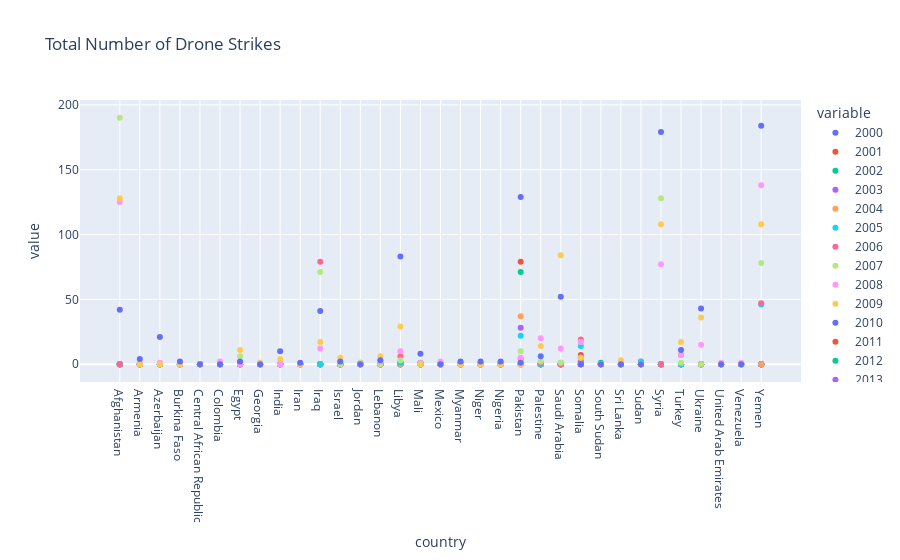

Notebook code for this chart:
### Code cell
acled_drones_graph = px.scatter(acled_drones,x=acled_drones['country'],y=acled_drones.columns[1:],
title="Total Number of Drone Strikes",
labels={'buyer':'Nation or Non-State Actor','total':'Amount of Purchases'}
)
acled_drones_graph.show()

### Figure 1 — Plotly figure (JSON) as saved in the notebook; plotly's stock layout.template omitted (floating-point values rounded to 4 significant figures)
{"data": [{"hovertemplate": "variable=2000<br>country=%{x}<br>value=%{y}<extra></extra>", "legendgroup": "2000", "marker": {"color": "#636efa", "symbol": "circle"}, "mode": "markers", "name": "2000", "orientation": "v", "showlegend": true, "type": "scatter", "x": ["Afghanistan", "Armenia", "Azerbaijan", "Burkina Faso", "Central African Republic", "Colombia", "Egypt", "Georgia", "India", "Iran", "Iraq", "Israel", "Jordan", "Lebanon", "Libya", "Mali", "Mexico", "Myanmar", "Niger", "Nigeria", "Pakistan", "Palestine", "Saudi Arabia", "Somalia", "South Sudan", "Sri Lanka", "Sudan", "Syria", "Turkey", "Ukraine", "United Arab Emirates", "Venezuela", "Yemen"], "xaxis": "x", "y": [0, 0, 0, 0, 0, 0, 0, 0, 0, 0, 0, 0, 0, 0, 0, 0, 0, 0, 0, 0, 0, 0, 0, 0, 0, 0, 0, 0, 0, 0, 0, 0, 0], "yaxis": "y"}, {"hovertemplate": "variable=2001<br>country=%{x}<br>value=%{y}<extra></extra>", "legendgroup": "2001", "marker": {"color": "#EF553B", "symbol": "circle"}, "mode": "markers", "name": "2001", "orientation": "v", "showlegend": true, "type": "scatter", "x": ["Afghanistan", "Armenia", "Azerbaijan", "Burkina Faso", "Central African Republic", "Colombia", "Egypt", "Georgia", "India", "Iran", "Iraq", "Israel", "Jordan", "Lebanon", "Libya", "Mali", "Mexico", "Myanmar", "Niger", "Nigeria", "Pakistan", "Palestine", "Saudi Arabia", "Somalia", "South Sudan", "Sri Lanka", "Sudan", "Syria", "Turkey", "Ukraine", "United Arab Emirates", "Venezuela", "Yemen"], "xaxis": "x", "y": [0, 0, 0, 0, 0, 0, 0, 0, 0, 0, 0, 0, 0, 0, 0, 0, 0, 0, 0, 0, 0, 0, 0, 0, 0, 0, 0, 0, 0, 0, 0, 0, 0], "yaxis": "y"}, {"hovertemplate": "variable=2002<br>country=%{x}<br>value=%{y}<extra></extra>", "legendgroup": "2002", "marker": {"color": "#00cc96", "symbol": "circle"}, "mode": "markers", "name": "2002", "orientation": "v", "showlegend": true, "type": "scatter", "x": ["Afghanistan", "Armenia", "Azerbaijan", "Burkina Faso", "Central African Republic", "Colombia", "Egypt", "Georgia", "India", "Iran", "Iraq", "Israel", "Jordan", "Lebanon", "Libya", "Mali", "Mexico", "Myanmar", "Niger", "Nigeria", "Pakistan", "Palestine", "Saudi Arabia", "Somalia", "South Sudan", "Sri Lanka", "Sudan", "Syria", "Turkey", "Ukraine", "United Arab Emirates", "Venezuela", "Yemen"], "xaxis": "x", "y": [0, 0, 0, 0, 0, 0, 0, 0, 0, 0, 0, 0, 0, 0, 0, 0, 0, 0, 0, 0, 0, 0, 0, 0, 0, 0, 0, 0, 0, 0, 0, 0, 0], "yaxis": "y"}, {"hovertemplate": "variable=2003<br>country=%{x}<br>value=%{y}<extra></extra>", "legendgroup": "2003", "marker": {"color": "#ab63fa", "symbol": "circle"}, "mode": "markers", "name": "2003", "orientation": "v", "showlegend": true, "type": "scatter", "x": ["Afghanistan", "Armenia", "Azerbaijan", "Burkina Faso", "Central African Republic", "Colombia", "Egypt", "Georgia", "India", "Iran", "Iraq", "Israel", "Jordan", "Lebanon", "Libya", "Mali", "Mexico", "Myanmar", "Niger", "Nigeria", "Pakistan", "Palestine", "Saudi Arabia", "Somalia", "South Sudan", "Sri Lanka", "Sudan", "Syria", "Turkey", "Ukraine", "United Arab Emirates", "Venezuela", "Yemen"], "xaxis": "x", "y": [0, 0, 0, 0, 0, 0, 0, 0, 0, 0, 0, 0, 0, 0, 0, 0, 0, 0, 0, 0, 0, 0, 0, 0, 0, 0, 0, 0, 0, 0, 0, 0, 0], "yaxis": "y"}, {"hovertemplate": "variable=2004<br>country=%{x}<br>value=%{y}<extra></extra>", "legendgroup": "2004", "marker": {"color": "#FFA15A", "symbol": "circle"}, "mode": "markers", "name": "2004", "orientation": "v", "showlegend": true, "type": "scatter", "x": ["Afghanistan", "Armenia", "Azerbaijan", "Burkina Faso", "Central African Republic", "Colombia", "Egypt", "Georgia", "India", "Iran", "Iraq", "Israel", "Jordan", "Lebanon", "Libya", "Mali", "Mexico", "Myanmar", "Niger", "Nigeria", "Pakistan", "Palestine", "Saudi Arabia", "Somalia", "South Sudan", "Sri Lanka", "Sudan", "Syria", "Turkey", "Ukraine", "United Arab Emirates", "Venezuela", "Yemen"], "xaxis": "x", "y": [0, 0, 0, 0, 0, 0, 0, 0, 0, 0, 0, 0, 0, 0, 0, 0, 0, 0, 0, 0, 0, 0, 0, 0, 0, 0, 0, 0, 0, 0, 0, 0, 0], "yaxis": "y"}, {"hovertemplate": "variable=2005<br>country=%{x}<br>value=%{y}<extra></extra>", "legendgroup": "2005", "marker": {"color": "#19d3f3", "symbol": "circle"}, "mode": "markers", "name": "2005", "orientation": "v", "showlegend": true, "type": "scatter", "x": ["Afghanistan", "Armenia", "Azerbaijan", "Burkina Faso", "Central African Republic", "Colombia", "Egypt", "Georgia", "India", "Iran", "Iraq", "Israel", "Jordan", "Lebanon", "Libya", "Mali", "Mexico", "Myanmar", "Niger", "Nigeria", "Pakistan", "Palestine", "Saudi Arabia", "Somalia", "South Sudan", "Sri Lanka", "Sudan", "Syria", "Turkey", "Ukraine", "United Arab Emirates", "Venezuela", "Yemen"], "xaxis": "x", "y": [0, 0, 0, 0, 0, 0, 0, 0, 0, 0, 0, 0, 0, 0, 0, 0, 0, 0, 0, 0, 0, 0, 0, 0, 0, 0, 0, 0, 0, 0, 0, 0, 0], "yaxis": "y"}, {"hovertemplate": "variable=2006<br>country=%{x}<br>value=%{y}<extra></extra>", "legendgroup": "2006", "marker": {"color": "#FF6692", "symbol": "circle"}, "mode": "markers", "name": "2006", "orientation": "v", "showlegend": true, "type": "scatter", "x": ["Afghanistan", "Armenia", "Azerbaijan", "Burkina Faso", "Central African Republic", "Colombia", "Egypt", "Georgia", "India", "Iran", "Iraq", "Israel", "Jordan", "Lebanon", "Libya", "Mali", "Mexico", "Myanmar", "Niger", "Nigeria", "Pakistan", "Palestine", "Saudi Arabia", "Somalia", "South Sudan", "Sri Lanka", "Sudan", "Syria", "Turkey", "Ukraine", "United Arab Emirates", "Venezuela", "Yemen"], "xaxis": "x", "y": [0, 0, 0, 0, 0, 0, 0, 0, 0, 0, 0, 0, 0, 0, 0, 0, 0, 0, 0, 0, 0, 0, 0, 0, 0, 0, 0, 0, 0, 0, 0, 0, 0], "yaxis": "y"}, {"hovertemplate": "variable=2007<br>country=%{x}<br>value=%{y}<extra></extra>", "legendgroup": "2007", "marker": {"color": "#B6E880", "symbol": "circle"}, "mode": "markers", "name": "2007", "orientation": "v", "showlegend": true, "type": "scatter", "x": ["Afghanistan", "Armenia", "Azerbaijan", "Burkina Faso", "Central African Republic", "Colombia", "Egypt", "Georgia", "India", "Iran", "Iraq", "Israel", "Jordan", "Lebanon", "Libya", "Mali", "Mexico", "Myanmar", "Niger", "Nigeria", "Pakistan", "Palestine", "Saudi Arabia", "Somalia", "South Sudan", "Sri Lanka", "Sudan", "Syria", "Turkey", "Ukraine", "United Arab Emirates", "Venezuela", "Yemen"], "xaxis": "x", "y": [0, 0, 0, 0, 0, 0, 0, 0, 0, 0, 0, 0, 0, 0, 0, 0, 0, 0, 0, 0, 0, 0, 0, 1, 0, 0, 0, 0, 0, 0, 0, 0, 0], "yaxis": "y"}, {"hovertemplate": "variable=2008<br>country=%{x}<br>value=%{y}<extra></extra>", "legendgroup": "2008", "marker": {"color": "#FF97FF", "symbol": "circle"}, "mode": "markers", "name": "2008", "orientation": "v", "showlegend": true, "type": "scatter", "x": ["Afghanistan", "Armenia", "Azerbaijan", "Burkina Faso", "Central African Republic", "Colombia", "Egypt", "Georgia", "India", "Iran", "Iraq", "Israel", "Jordan", "Lebanon", "Libya", "Mali", "Mexico", "Myanmar", "Niger", "Nigeria", "Pakistan", "Palestine", "Saudi Arabia", "Somalia", "South Sudan", "Sri Lanka", "Sudan", "Syria", "Turkey", "Ukraine", "United Arab Emirates", "Venezuela", "Yemen"], "xaxis": "x", "y": [0, 0, 0, 0, 0, 0, 0, 0, 0, 0, 0, 0, 0, 0, 0, 0, 0, 0, 0, 0, 0, 0, 0, 0, 0, 0, 2, 0, 0, 0, 0, 0, 0], "yaxis": "y"}, {"hovertemplate": "variable=2009<br>country=%{x}<br>value=%{y}<extra></extra>", "legendgroup": "2009", "marker": {"color": "#FECB52", "symbol": "circle"}, "mode": "markers", "name": "2009", "orientation": "v", "showlegend": true, "type": "scatter", "x": ["Afghanistan", "Armenia", "Azerbaijan", "Burkina Faso", "Central African Republic", "Colombia", "Egypt", "Georgia", "India", "Iran", "Iraq", "Israel", "Jordan", "Lebanon", "Libya", "Mali", "Mexico", "Myanmar", "Niger", "Nigeria", "Pakistan", "Palestine", "Saudi Arabia", "Somalia", "South Sudan", "Sri Lanka", "Sudan", "Syria", "Turkey", "Ukraine", "United Arab Emirates", "Venezuela", "Yemen"], "xaxis": "x", "y": [0, 0, 0, 0, 0, 0, 0, 0, 0, 0, 0, 0, 0, 0, 0, 0, 0, 0, 0, 0, 0, 0, 0, 1, 0, 0, 0, 0, 0, 0, 0, 0, 0], "yaxis": "y"}, {"hovertemplate": "variable=2010<br>country=%{x}<br>value=%{y}<extra></extra>", "legendgroup": "2010", "marker": {"color": "#636efa", "symbol": "circle"}, "mode": "markers", "name": "2010", "orientation": "v", "showlegend": true, "type": "scatter", "x": ["Afghanistan", "Armenia", "Azerbaijan", "Burkina Faso", "Central African Republic", "Colombia", "Egypt", "Georgia", "India", "Iran", "Iraq", "Israel", "Jordan", "Lebanon", "Libya", "Mali", "Mexico", "Myanmar", "Niger", "Nigeria", "Pakistan", "Palestine", "Saudi Arabia", "Somalia", "South Sudan", "Sri Lanka", "Sudan", "Syria", "Turkey", "Ukraine", "United Arab Emirates", "Venezuela", "Yemen"], "xaxis": "x", "y": [0, 0, 0, 0, 0, 0, 0, 0, 0, 0, 0, 0, 0, 0, 0, 0, 0, 0, 0, 0, 129, 0, 0, 0, 0, 0, 0, 0, 0, 0, 0, 0, 0], "yaxis": "y"}, {"hovertemplate": "variable=2011<br>country=%{x}<br>value=%{y}<extra></extra>", "legendgroup": "2011", "marker": {"color": "#EF553B", "symbol": "circle"}, "mode": "markers", "name": "2011", "orientation": "v", "showlegend": true, "type": "scatter", "x": ["Afghanistan", "Armenia", "Azerbaijan", "Burkina Faso", "Central African Republic", "Colombia", "Egypt", "Georgia", "India", "Iran", "Iraq", "Israel", "Jordan", "Lebanon", "Libya", "Mali", "Mexico", "Myanmar", "Niger", "Nigeria", "Pakistan", "Palestine", "Saudi Arabia", "Somalia", "South Sudan", "Sri Lanka", "Sudan", "Syria", "Turkey", "Ukraine", "United Arab Emirates", "Venezuela", "Yemen"], "xaxis": "x", "y": [0, 0, 0, 0, 0, 0, 0, 0, 0, 0, 0, 0, 0, 0, 1, 0, 0, 0, 0, 0, 79, 0, 0, 7, 0, 0, 0, 0, 0, 0, 0, 0, 0], "yaxis": "y"}, {"hovertemplate": "variable=2012<br>country=%{x}<br>value=%{y}<extra></extra>", "legendgroup": "2012", "marker": {"color": "#00cc96", "symbol": "circle"}, "mode": "markers", "name": "2012", "orientation": "v", "showlegend": true, "type": "scatter", "x": ["Afghanistan", "Armenia", "Azerbaijan", "Burkina Faso", "Central African Republic", "Colombia", "Egypt", "Georgia", "India", "Iran", "Iraq", "Israel", "Jordan", "Lebanon", "Libya", "Mali", "Mexico", "Myanmar", "Niger", "Nigeria", "Pakistan", "Palestine", "Saudi Arabia", "Somalia", "South Sudan", "Sri Lanka", "Sudan", "Syria", "Turkey", "Ukraine", "United Arab Emirates", "Venezuela", "Yemen"], "xaxis": "x", "y": [0, 0, 0, 0, 0, 0, 0, 0, 0, 0, 0, 0, 0, 0, 0, 1, 0, 0, 0, 0, 71, 0, 0, 5, 1, 0, 0, 0, 0, 0, 0, 0, 0], "yaxis": "y"}, {"hovertemplate": "variable=2013<br>country=%{x}<br>value=%{y}<extra></extra>", "legendgroup": "2013", "marker": {"color": "#ab63fa", "symbol": "circle"}, "mode": "markers", "name": "2013", "orientation": "v", "showlegend": true, "type": "scatter", "x": ["Afghanistan", "Armenia", "Azerbaijan", "Burkina Faso", "Central African Republic", "Colombia", "Egypt", "Georgia", "India", "Iran", "Iraq", "Israel", "Jordan", "Lebanon", "Libya", "Mali", "Mexico", "Myanmar", "Niger", "Nigeria", "Pakistan", "Palestine", "Saudi Arabia", "Somalia", "South Sudan", "Sri Lanka", "Sudan", "Syria", "Turkey", "Ukraine", "United Arab Emirates", "Venezuela", "Yemen"], "xaxis": "x", "y": [0, 0, 0, 0, 0, 0, 1, 0, 0, 0, 0, 0, 0, 0, 1, 0, 0, 0, 0, 0, 28, 0, 0, 2, 0, 0, 1, 0, 0, 0, 0, 0, 0], "yaxis": "y"}, {"hovertemplate": "variable=2014<br>country=%{x}<br>value=%{y}<extra></extra>", "legendgroup": "2014", "marker": {"color": "#FFA15A", "symbol": "circle"}, "mode": "markers", "name": "2014", "orientation": "v", "showlegend": true, "type": "scatter", "x": ["Afghanistan", "Armenia", "Azerbaijan", "Burkina Faso", "Central African Republic", "Colombia", "Egypt", "Georgia", "India", "Iran", "Iraq", "Israel", "Jordan", "Lebanon", "Libya", "Mali", "Mexico", "Myanmar", "Niger", "Nigeria", "Pakistan", "Palestine", "Saudi Arabia", "Somalia", "South Sudan", "Sri Lanka", "Sudan", "Syria", "Turkey", "Ukraine", "United Arab Emirates", "Venezuela", "Yemen"], "xaxis": "x", "y": [0, 0, 0, 0, 0, 0, 0, 0, 0, 0, 0, 0, 0, 0, 0, 0, 0, 0, 0, 0, 37, 0, 0, 5, 0, 0, 1, 0, 0, 0, 0, 0, 0], "yaxis": "y"}, {"hovertemplate": "variable=2015<br>country=%{x}<br>value=%{y}<extra></extra>", "legendgroup": "2015", "marker": {"color": "#19d3f3", "symbol": "circle"}, "mode": "markers", "name": "2015", "orientation": "v", "showlegend": true, "type": "scatter", "x": ["Afghanistan", "Armenia", "Azerbaijan", "Burkina Faso", "Central African Republic", "Colombia", "Egypt", "Georgia", "India", "Iran", "Iraq", "Israel", "Jordan", "Lebanon", "Libya", "Mali", "Mexico", "Myanmar", "Niger", "Nigeria", "Pakistan", "Palestine", "Saudi Arabia", "Somalia", "South Sudan", "Sri Lanka", "Sudan", "Syria", "Turkey", "Ukraine", "United Arab Emirates", "Venezuela", "Yemen"], "xaxis": "x", "y": [0, 0, 0, 0, 0, 0, 0, 0, 0, 0, 0, 0, 0, 0, 1, 0, 0, 0, 0, 0, 22, 0, 1, 14, 0, 0, 2, 0, 0, 0, 0, 0, 46], "yaxis": "y"}, {"hovertemplate": "variable=2016<br>country=%{x}<br>value=%{y}<extra></extra>", "legendgroup": "2016", "marker": {"color": "#FF6692", "symbol": "circle"}, "mode": "markers", "name": "2016", "orientation": "v", "showlegend": true, "type": "scatter", "x": ["Afghanistan", "Armenia", "Azerbaijan", "Burkina Faso", "Central African Republic", "Colombia", "Egypt", "Georgia", "India", "Iran", "Iraq", "Israel", "Jordan", "Lebanon", "Libya", "Mali", "Mexico", "Myanmar", "Niger", "Nigeria", "Pakistan", "Palestine", "Saudi Arabia", "Somalia", "South Sudan", "Sri Lanka", "Sudan", "Syria", "Turkey", "Ukraine", "United Arab Emirates", "Venezuela", "Yemen"], "xaxis": "x", "y": [0, 0, 0, 0, 0, 0, 0, 0, 0, 0, 79, 0, 1, 0, 6, 0, 0, 0, 0, 0, 4, 1, 0, 19, 0, 0, 0, 0, 7, 0, 0, 0, 47], "yaxis": "y"}, {"hovertemplate": "variable=2017<br>country=%{x}<br>value=%{y}<extra></extra>", "legendgroup": "2017", "marker": {"color": "#B6E880", "symbol": "circle"}, "mode": "markers", "name": "2017", "orientation": "v", "showlegend": true, "type": "scatter", "x": ["Afghanistan", "Armenia", "Azerbaijan", "Burkina Faso", "Central African Republic", "Colombia", "Egypt", "Georgia", "India", "Iran", "Iraq", "Israel", "Jordan", "Lebanon", "Libya", "Mali", "Mexico", "Myanmar", "Niger", "Nigeria", "Pakistan", "Palestine", "Saudi Arabia", "Somalia", "South Sudan", "Sri Lanka", "Sudan", "Syria", "Turkey", "Ukraine", "United Arab Emirates", "Venezuela", "Yemen"], "xaxis": "x", "y": [190, 0, 0, 0, 0, 0, 6, 0, 0, 0, 71, 0, 1, 0, 3, 0, 0, 0, 0, 0, 10, 2, 1, 17, 0, 0, 0, 128, 1, 0, 0, 0, 78], "yaxis": "y"}, {"hovertemplate": "variable=2018<br>country=%{x}<br>value=%{y}<extra></extra>", "legendgroup": "2018", "marker": {"color": "#FF97FF", "symbol": "circle"}, "mode": "markers", "name": "2018", "orientation": "v", "showlegend": true, "type": "scatter", "x": ["Afghanistan", "Armenia", "Azerbaijan", "Burkina Faso", "Central African Republic", "Colombia", "Egypt", "Georgia", "India", "Iran", "Iraq", "Israel", "Jordan", "Lebanon", "Libya", "Mali", "Mexico", "Myanmar", "Niger", "Nigeria", "Pakistan", "Palestine", "Saudi Arabia", "Somalia", "South Sudan", "Sri Lanka", "Sudan", "Syria", "Turkey", "Ukraine", "United Arab Emirates", "Venezuela", "Yemen"], "xaxis": "x", "y": [125, 1, 1, 0, 0, 2, 0, 0, 0, 0, 12, 2, 0, 2, 10, 1, 2, 0, 0, 1, 5, 20, 12, 17, 0, 0, 0, 77, 7, 15, 1, 1, 138], "yaxis": "y"}, {"hovertemplate": "variable=2019<br>country=%{x}<br>value=%{y}<extra></extra>", "legendgroup": "2019", "marker": {"color": "#FECB52", "symbol": "circle"}, "mode": "markers", "name": "2019", "orientation": "v", "showlegend": true, "type": "scatter", "x": ["Afghanistan", "Armenia", "Azerbaijan", "Burkina Faso", "Central African Republic", "Colombia", "Egypt", "Georgia", "India", "Iran", "Iraq", "Israel", "Jordan", "Lebanon", "Libya", "Mali", "Mexico", "Myanmar", "Niger", "Nigeria", "Pakistan", "Palestine", "Saudi Arabia", "Somalia", "South Sudan", "Sri Lanka", "Sudan", "Syria", "Turkey", "Ukraine", "United Arab Emirates", "Venezuela", "Yemen"], "xaxis": "x", "y": [128, 0, 0, 0, 0, 0, 11, 1, 4, 0, 17, 5, 0, 6, 29, 0, 0, 0, 0, 0, 1, 14, 84, 5, 0, 3, 0, 108, 17, 36, 0, 0, 108], "yaxis": "y"}, {"hovertemplate": "variable=2020<br>country=%{x}<br>value=%{y}<extra></extra>", "legendgroup": "2020", "marker": {"color": "#636efa", "symbol": "circle"}, "mode": "markers", "name": "2020", "orientation": "v", "showlegend": true, "type": "scatter", "x": ["Afghanistan", "Armenia", "Azerbaijan", "Burkina Faso", "Central African Republic", "Colombia", "Egypt", "Georgia", "India", "Iran", "Iraq", "Israel", "Jordan", "Lebanon", "Libya", "Mali", "Mexico", "Myanmar", "Niger", "Nigeria", "Pakistan", "Palestine", "Saudi Arabia", "Somalia", "South Sudan", "Sri Lanka", "Sudan", "Syria", "Turkey", "Ukraine", "United Arab Emirates", "Venezuela", "Yemen"], "xaxis": "x", "y": [42, 4, 21, 2, 0, 0, 2, 0, 10, 1, 41, 2, 0, 3, 83, 8, 0, 2, 2, 2, 1, 6, 52, 0, 0, 0, 0, 179, 11, 43, 0, 0, 184], "yaxis": "y"}], "layout": {"legend": {"title": {"text": "variable"}, "tracegroupgap": 0}, "title": {"text": "Total Number of Drone Strikes"}, "xaxis": {"anchor": "y", "domain": [0, 1], "title": {"text": "country"}}, "yaxis": {"anchor": "x", "domain": [0, 1], "title": {"text": "value"}}}}
